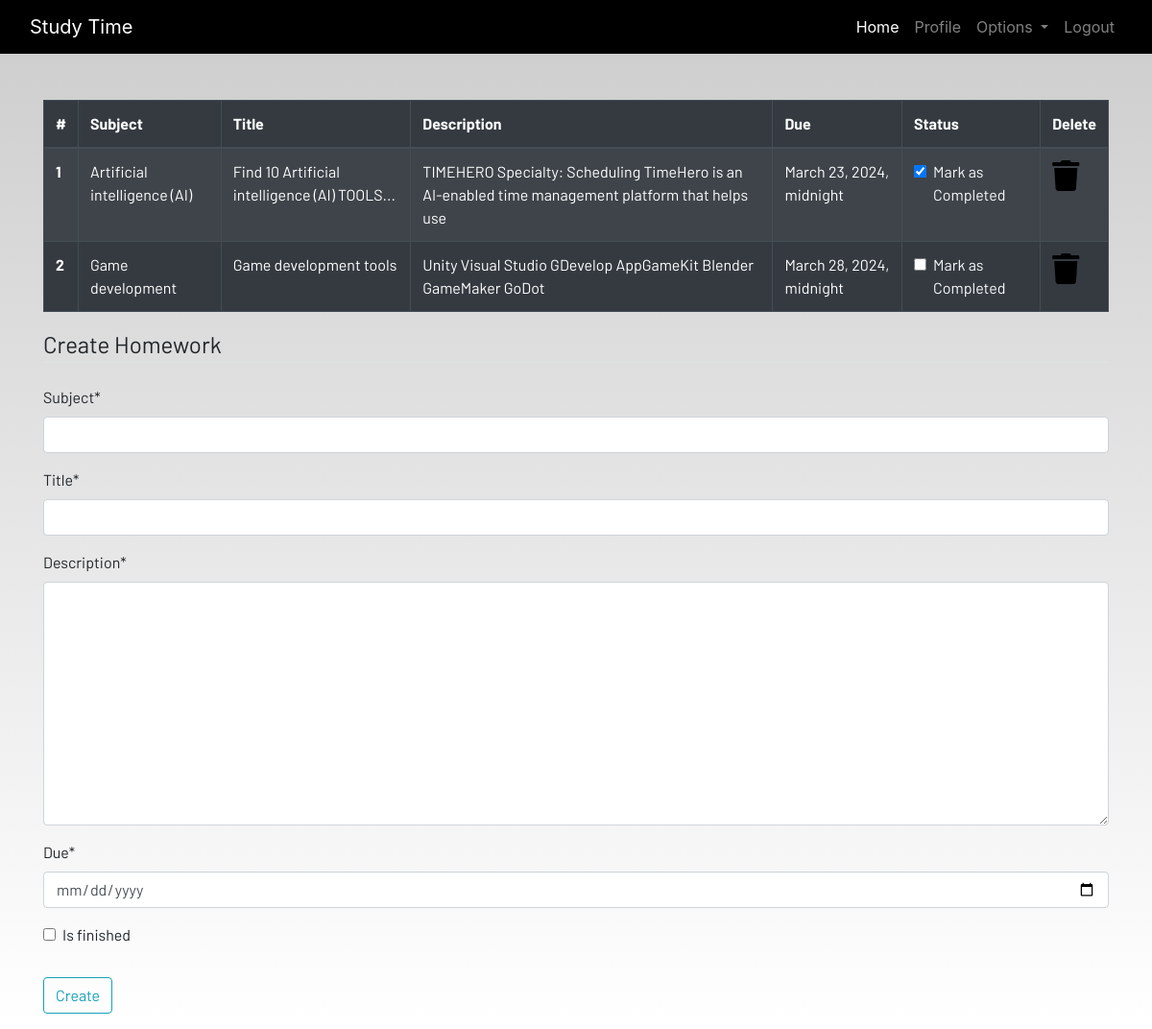
The page /homework (signed in) on the database its author committed.
### dashboard/models.py (models this page shows, shortened)
class Homework(models.Model):
    user = models.ForeignKey(User, on_delete=models.CASCADE)
    subject = models.CharField(max_length=50)
    title = models.CharField(max_length=100)
    description=models.TextField()
    due = models.DateTimeField()
    is_finished=models.BooleanField(default=False)

### dashboard/views.py (the view)
# urls.py: path('homework',views.homework,name="homework"),
@login_required
def homework(request):
    if request.method == "POST":
        form = HomeworkForm(request.POST)
        if form.is_valid():
            try:
                finished = request.POST['is_finished']
                if finished == 'on':
                    finished = True
                else:
                    finished = False
            except:
                finished = False
            homeworks = Homework(
                user = request.user,
                subject = request.POST['subject'],
                title = request.POST['title'],
                description = request.POST['description'],
                due = request.POST['due'],
                is_finished = finished
            )
        homeworks.save()
        messages.success(request,f'Homework Added from {request.user.username} !!!')
    else:
        form = HomeworkForm()
    homework = Homework.objects.filter(user=request.user)
    if len(homework) == 0:
        homework_done = True
    else:
        homework_done = False
    context = {
            'homeworks':homework,
            'homeworks_done':homework_done,
            'form':form,
    }
    return render(request,'dashboard/homework.html',context)

### dashboard/forms.py
class HomeworkForm(forms.ModelForm):
    class Meta:
        model = Homework
        widgets = {'due':DateInput()}
        fields = ['subject','title','description','due','is_finished']

### dashboard/templates/dashboard/homework.html (shortened to what this page needs)
{% extends 'dashboard/base.html' %}
{% load static %}
{% load crispy_forms_tags %}
{% block content %}
<div class="container">
    {% if not homework_done %}
    <table class="table table-striped table-bordered table-hover table-dark">
        <thead>
            <tr>
                <th scope="col">#</th>
                <th scope="col">Subject</th>
                <th scope="col">Title</th>
                <th scope="col">Description</th>
                <th scope="col">Due</th>
                <th scope="col">Status</th>
                <th scope="col">Delete</th>
            </tr>
        </thead>
        <tbody>
            {% for homework in homeworks %}
            <tr>
                <th scope="row">{{forloop.counter}}</th>
                <td>{{homework.subject}}</td>
                <td>{{homework.title}}</td>
                <td>{{homework.description|slice:"0:100"}}</td>
                <td>{{homework.due}}</td>
                <td>
                    <a href="{% url "update_homework" homework.id %}">
                        <div class="form-check">
                            {% if homework.is_finished == True %}
                            <input class="form-check-input" type="checkbox" value="" checked>
                            {% else %}
                            <input class="form-check-input" type="checkbox" value="">
                            {% endif %}
                            <label class="form-check-label text-light" for="flexCheckDefault">
                                Mark as Completed
                            </label>
                        </div>
                    </a>
                </td>
                <td><a href="{% url "delete_homework" homework.id %}"><i class="fa fa-trash fa-2x"></i></a></td>
            </tr>
            {% endfor %}
        </tbody>
    </table>
    {% else %}
    <h4>All homeworks are completed!! Create to have more!!</h4>
{% endif %}
</div>
<div class=" container">
    <form method="POST">
        <fieldset class="form-group">
            <legend class="border-bottom mb-4">Create Homework</legend>
            {{form|crispy}}
        </fieldset>
        <div class="form-group">
            <button href="" class="btn btn-outline-info" type="submit">
                Create
            </button>
        </div>
    </form>
</div>
{% endblock content %}

### static/css/main.css (style rules this page uses)
html { scroll-behavior: smooth; height: 100%; width: 100%; }
a { text-decoration: none !important; color: black; }
html, body { max-width: 100%; overflow-x: hidden; height: 100%; width: 100%; }
body { background: linear-gradient(rgba(0, 0, 0, 0.2), rgba(255, 255, 255, 0.5)); overflow-x: hidden; background-repeat: no-repeat; }
.fa { color: black; }

### rows shown on the page
Homework: subject "Artificial intelligence (AI)", title "Find 10 Artificial intelligence (AI) TOOLS...", description "TIMEHERO Specialty: Scheduling TimeHero is an AI-enabled time management platform that helps use", due "March 23, 2024, midnight"
Homework: subject "Game development", title "Game development tools", description "Unity Visual Studio GDevelop AppGameKit Blender GameMaker GoDot", due "March 28, 2024, midnight"
